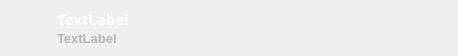
<?xml version="1.0" encoding="UTF-8"?>
<ui version="4.0">
 <class>SearchTrackWidgetBase</class>
 <widget class="QWidget" name="SearchTrackWidgetBase">
  <property name="geometry">
   <rect>
    <x>0</x>
    <y>0</y>
    <width>458</width>
    <height>56</height>
   </rect>
  </property>
  <property name="sizePolicy">
   <sizepolicy hsizetype="Expanding" vsizetype="Fixed">
    <horstretch>0</horstretch>
    <verstretch>0</verstretch>
   </sizepolicy>
  </property>
  <property name="maximumSize">
   <size>
    <width>16777215</width>
    <height>56</height>
   </size>
  </property>
  <property name="windowTitle">
   <string>Form</string>
  </property>
  <property name="styleSheet">
   <string notr="true">border-radius: 4px;</string>
  </property>
  <layout class="QGridLayout" name="gridLayout">
   <property name="leftMargin">
    <number>0</number>
   </property>
   <property name="topMargin">
    <number>0</number>
   </property>
   <property name="rightMargin">
    <number>0</number>
   </property>
   <property name="bottomMargin">
    <number>0</number>
   </property>
   <property name="spacing">
    <number>0</number>
   </property>
   <item row="0" column="0">
    <widget class="QWidget" name="SearchTrackWidget" native="true">
     <property name="sizePolicy">
      <sizepolicy hsizetype="Expanding" vsizetype="Fixed">
       <horstretch>0</horstretch>
       <verstretch>0</verstretch>
      </sizepolicy>
     </property>
     <property name="styleSheet">
      <string notr="true"/>
     </property>
     <layout class="QGridLayout" name="gridLayout_2">
      <property name="leftMargin">
       <number>9</number>
      </property>
      <property name="topMargin">
       <number>8</number>
      </property>
      <property name="rightMargin">
       <number>16</number>
      </property>
      <property name="bottomMargin">
       <number>8</number>
      </property>
      <property name="horizontalSpacing">
       <number>8</number>
      </property>
      <property name="verticalSpacing">
       <number>0</number>
      </property>
      <item row="0" column="0" rowspan="2">
       <widget class="CoverLabel" name="iconLabel">
        <property name="sizePolicy">
         <sizepolicy hsizetype="Fixed" vsizetype="Fixed">
          <horstretch>0</horstretch>
          <verstretch>0</verstretch>
         </sizepolicy>
        </property>
        <property name="minimumSize">
         <size>
          <width>40</width>
          <height>40</height>
         </size>
        </property>
        <property name="maximumSize">
         <size>
          <width>40</width>
          <height>40</height>
         </size>
        </property>
        <property name="styleSheet">
         <string notr="true">background-color: none;
border-radius: 4px;</string>
        </property>
        <property name="text">
         <string/>
        </property>
       </widget>
      </item>
      <item row="0" column="1">
       <widget class="QLabel" name="musicLabel">
        <property name="sizePolicy">
         <sizepolicy hsizetype="Maximum" vsizetype="Fixed">
          <horstretch>0</horstretch>
          <verstretch>0</verstretch>
         </sizepolicy>
        </property>
        <property name="minimumSize">
         <size>
          <width>0</width>
          <height>21</height>
         </size>
        </property>
        <property name="maximumSize">
         <size>
          <width>16777215</width>
          <height>21</height>
         </size>
        </property>
        <property name="font">
         <font>
          <family>Segoe UI Black</family>
          <pointsize>11</pointsize>
          <bold>true</bold>
         </font>
        </property>
        <property name="styleSheet">
         <string notr="true">color: rgb(255, 255, 255);
background-color: none;</string>
        </property>
        <property name="text">
         <string>TextLabel</string>
        </property>
       </widget>
      </item>
      <item row="1" column="1">
       <widget class="QLabel" name="artistLabel">
        <property name="sizePolicy">
         <sizepolicy hsizetype="Maximum" vsizetype="Preferred">
          <horstretch>0</horstretch>
          <verstretch>0</verstretch>
         </sizepolicy>
        </property>
        <property name="minimumSize">
         <size>
          <width>0</width>
          <height>19</height>
         </size>
        </property>
        <property name="maximumSize">
         <size>
          <width>16777215</width>
          <height>19</height>
         </size>
        </property>
        <property name="font">
         <font>
          <pointsize>10</pointsize>
          <bold>true</bold>
          <underline>false</underline>
         </font>
        </property>
        <property name="cursor">
         <cursorShape>PointingHandCursor</cursorShape>
        </property>
        <property name="styleSheet">
         <string notr="true">QLabel {
   color: rgb(180, 180, 180);
	background-color: none;
}


QLabel:hover {
	color: rgb(255, 255, 255)
}</string>
        </property>
        <property name="text">
         <string>TextLabel</string>
        </property>
       </widget>
      </item>
      <item row="0" column="2" rowspan="2">
       <spacer name="Hspacer">
        <property name="orientation">
         <enum>Qt::Orientation::Horizontal</enum>
        </property>
        <property name="sizeHint" stdset="0">
         <size>
          <width>302</width>
          <height>20</height>
         </size>
        </property>
       </spacer>
      </item>
     </layout>
    </widget>
   </item>
  </layout>
 </widget>
 <customwidgets>
  <customwidget>
   <class>CoverLabel</class>
   <extends>QLabel</extends>
   <header>coverlabel</header>
  </customwidget>
 </customwidgets>
 <resources/>
 <connections/>
</ui>
